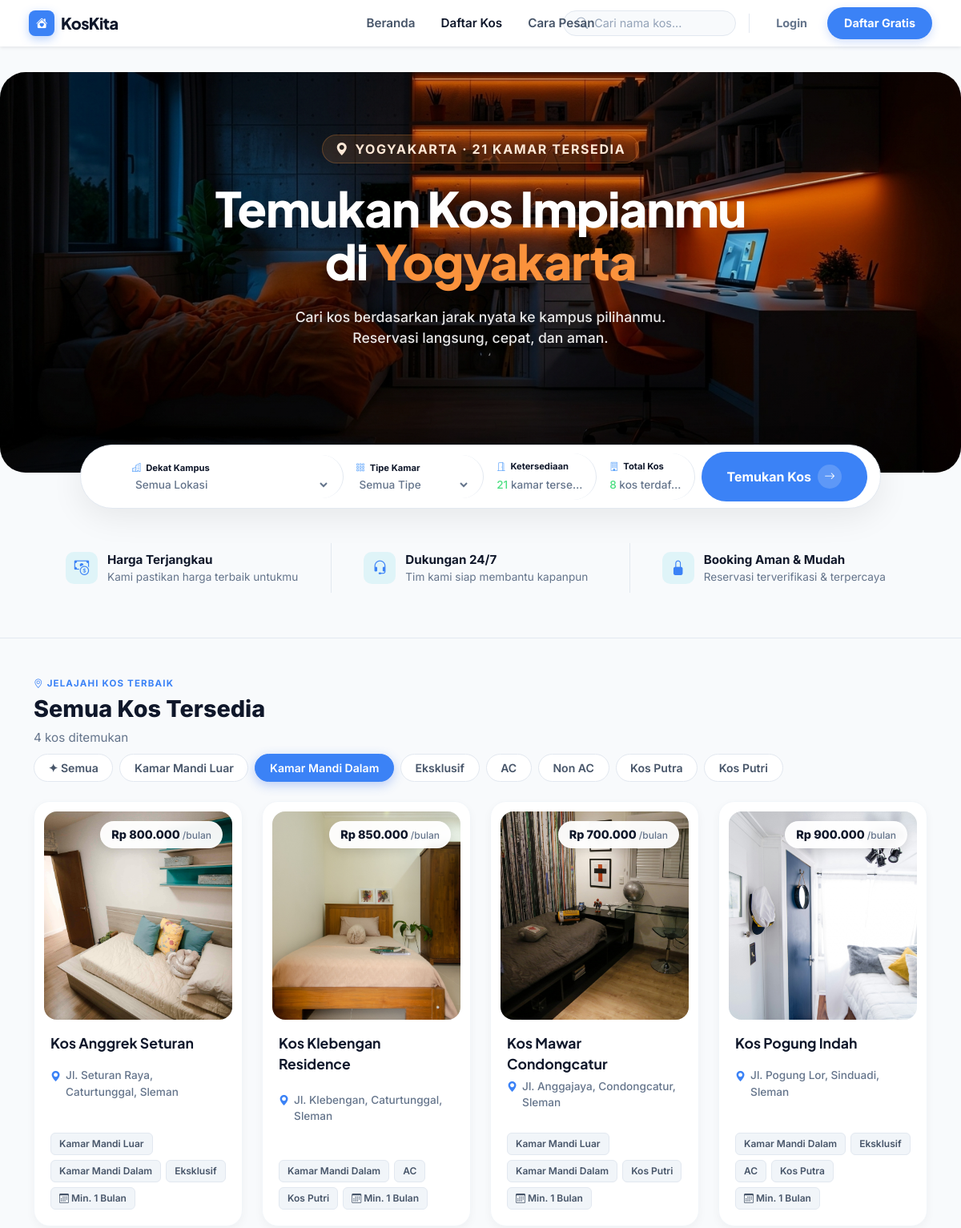
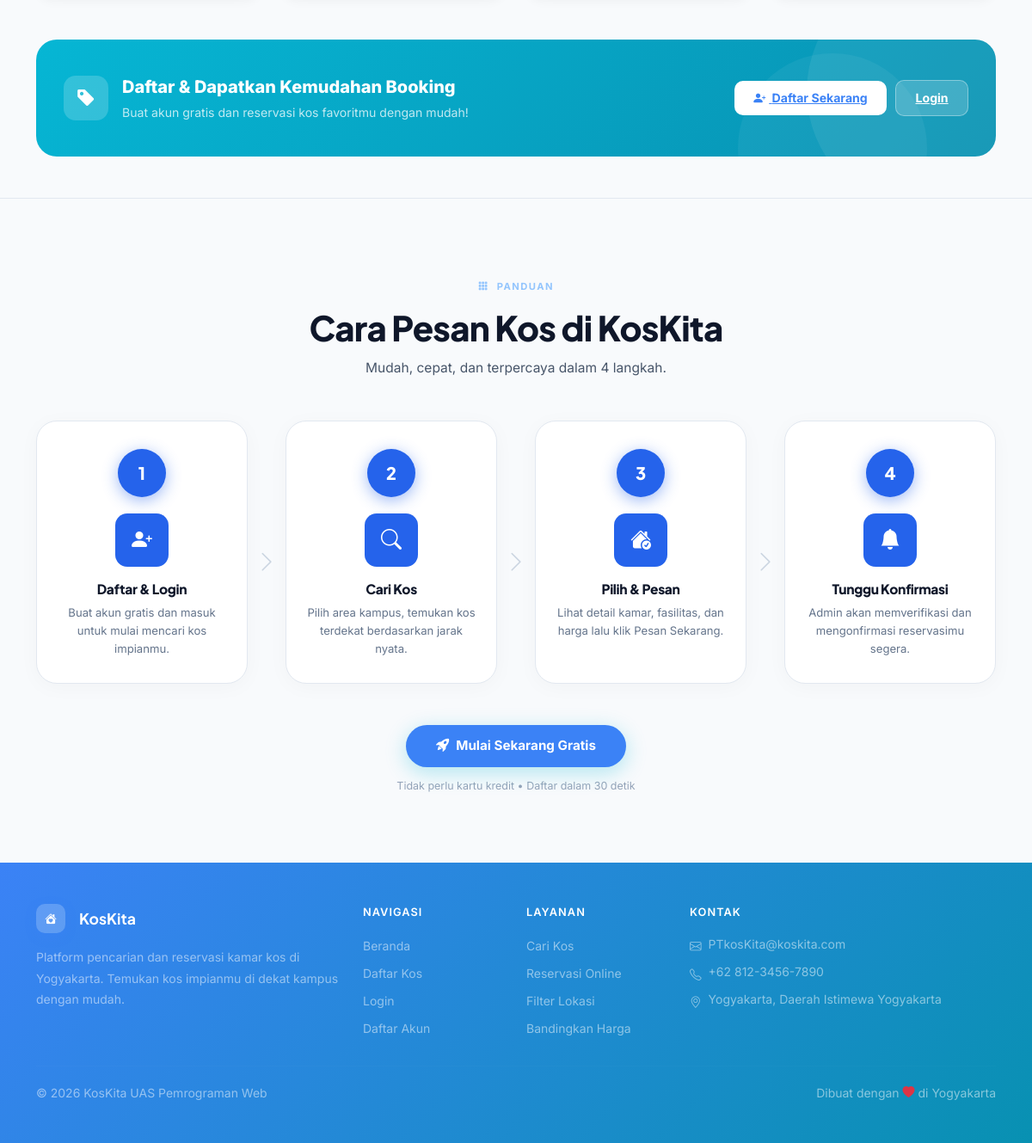
Page /?tipe_bar=Kamar+Mandi+Dalam on the committed database (2 pictures, top to bottom).
### tables this page shows
CREATE TABLE `tipe_kamar` (
  `id` int(11) NOT NULL,
  `nama_tipe` varchar(50) NOT NULL,
  `deskripsi` varchar(255) DEFAULT NULL
);

CREATE TABLE `kos` (
  `id` int(11) NOT NULL,
  `id_pemilik` int(11) DEFAULT NULL,
  `nama_kos` varchar(120) NOT NULL,
  `alamat` varchar(255) NOT NULL,
  `latitude` decimal(10,7) NOT NULL,
  `longitude` decimal(10,7) NOT NULL,
  `deskripsi` text DEFAULT NULL,
  `foto` varchar(255) DEFAULT NULL,
  `created_at` timestamp NOT NULL DEFAULT current_timestamp()
);

### index.php (the view, shortened to what this page needs)
<?php
$q_tipe = mysqli_query($conn, "SELECT * FROM tipe_kamar ORDER BY id ASC");
$tipes  = mysqli_fetch_all($q_tipe, MYSQLI_ASSOC);
$selected_area = null;
$kos_list      = [];
$base_select = "
    SELECT k.*,
        COALESCE(MIN(CASE WHEN km.status='tersedia' THEN km.harga END), 0) AS harga_mulai,
        GROUP_CONCAT(DISTINCT t.nama_tipe ORDER BY t.id SEPARATOR ',')     AS tipe_tersedia,
        COUNT(DISTINCT CASE WHEN km.status='tersedia' THEN km.id END)       AS kamar_tersedia";
$base_from = "
    FROM kos k
    LEFT JOIN kamar      km ON km.id_kos = k.id
    LEFT JOIN tipe_kamar t  ON t.id      = km.id_tipe";
$base_sql = $base_select . $base_from;
if ($selected_area) {
    $lat  = (float)$selected_area['latitude'];
    $lng  = (float)$selected_area['longitude'];
    $stmt = mysqli_prepare($conn,
        $base_select . ",
        (6371 * ACOS(
            COS(RADIANS(?)) * COS(RADIANS(k.latitude)) *
            COS(RADIANS(k.longitude) - RADIANS(?)) +
            SIN(RADIANS(?)) * SIN(RADIANS(k.latitude))
        )) AS jarak_km" .
        $base_from . "
        GROUP BY k.id ORDER BY jarak_km ASC");
    mysqli_stmt_bind_param($stmt, "ddd", $lat, $lng, $lat);
    mysqli_stmt_execute($stmt);
    $kos_list = mysqli_fetch_all(mysqli_stmt_get_result($stmt), MYSQLI_ASSOC);
} else {
    $result   = mysqli_query($conn, $base_sql . " GROUP BY k.id ORDER BY k.nama_kos ASC");
    $kos_list = mysqli_fetch_all($result, MYSQLI_ASSOC);
}
$tipe_bar = trim($_GET['tipe_bar'] ?? '');
if ($tipe_bar !== '') {
    $kos_list = array_values(array_filter($kos_list, function($k) use ($tipe_bar) {
        return stripos($k['tipe_tersedia'] ?? '', $tipe_bar) !== false;
    }));
}
$limit = 6;
$page = isset($_GET['page']) ? (int)$_GET['page'] : 1;
$start = ($page - 1) * $limit;
$kos_paginated = array_slice($kos_list, $start, $limit);
$total_kos   = mysqli_fetch_row(mysqli_query($conn, "SELECT COUNT(*) FROM kos"))[0];
$total_avail = mysqli_fetch_row(mysqli_query($conn, "SELECT COUNT(*) FROM kamar WHERE status='tersedia'"))[0];
include 'includes/header.php';
?>
<section class="hero-section" data-theme="warm">
    <div class="hero-slider">
        <div class="hero-slide active" data-theme="warm" style="background-image: url('<?= BASE_URL ?>/assets/img/background.png');"></div>
    </div>
    <div class="hero-center">
        <div class="hero-badge">
            <i class="bi bi-geo-alt-fill"></i>
            Yogyakarta &middot; <?= $total_avail ?> Kamar Tersedia
        </div>
        <h1 class="hero-title">
            Temukan Kos Impianmu<br>di <span class="text-accent">Yogyakarta</span>
        </h1>
        <p class="hero-subtitle">
            Cari kos berdasarkan jarak nyata ke kampus pilihanmu.<br>
            Reservasi langsung, cepat, dan aman.
        </p>
    </div>
    <div class="hero-filter-bar">
        <form method="GET" action="" class="hero-filter-form">
            <div class="hero-filter-field">
                <div class="hero-filter-label">
                </div>
            </div>
            <div class="hero-filter-field">
                <div class="hero-filter-label">
                </div>
            </div>
            <div class="hero-filter-field">
                <div class="hero-filter-label">
                </div>
                <div class="hero-filter-value">
                    <span class="hero-filter-count"><?= $total_avail ?></span> kamar tersedia
                </div>
            </div>
            <div class="hero-filter-field">
                <div class="hero-filter-label">
                </div>
                <div class="hero-filter-value">
                    <span class="hero-filter-count"><?= $total_kos ?></span> kos terdaftar
                </div>
            </div>
            <div class="hero-filter-cta">
                <button type="submit" class="hero-filter-cta-btn">
                    Temukan Kos
                    <span class="btn-arrow"><i class="bi bi-arrow-right"></i></span>
                </button>
            </div>
        </form>
    </div>
</section>
<div class="trust-section">
    <div class="container">
        <div class="trust-grid">
            <div class="trust-item">
                <div class="trust-icon trust-icon-cyan">
                    <i class="bi bi-cash-coin"></i>
                </div>
                <div>
                    <div class="trust-title">Harga Terjangkau</div>
                    <div class="trust-text">Kami pastikan harga terbaik untukmu</div>
                </div>
            </div>
            <div class="trust-item">
                <div class="trust-icon trust-icon-cyan">
                    <i class="bi bi-headset"></i>
                </div>
                <div>
                    <div class="trust-title">Dukungan 24/7</div>
                    <div class="trust-text">Tim kami siap membantu kapanpun</div>
                </div>
            </div>
            <div class="trust-item">
                <div class="trust-icon trust-icon-cyan">
                    <i class="bi bi-lock-fill"></i>
                </div>
                <div>
                    <div class="trust-title">Booking Aman & Mudah</div>
                    <div class="trust-text">Reservasi terverifikasi & terpercaya</div>
                </div>
            </div>
        </div>
    </div>
</div>
<section class="container py-5" id="kos-list">
    <div class="d-flex flex-wrap gap-2 align-items-center mb-4">
        <div class="me-auto">
            <p class="section-eyebrow mb-0">
                <i class="bi bi-geo-alt me-1"></i>JELAJAHI KOS TERBAIK
            </p>
            <div class="section-heading">
                <?= $selected_area
                    ? 'Kos Terdekat dari '.htmlspecialchars($selected_area['nama_area'])
                    : 'Semua Kos Tersedia' ?>
            </div>
            <div class="section-sub"><?= count($kos_list) ?> kos ditemukan</div>
        </div>
        <div class="d-flex flex-wrap gap-2 align-items-center">
            <?php
            $q_semua = $_GET;
            unset($q_semua['tipe_bar']);
            unset($q_semua['page']);
            $url_semua = '?' . http_build_query($q_semua) . '#kos-list';
            ?>
            <a href="<?= $url_semua ?>" class="text-decoration-none filter-pill <?= ($tipe_bar === '') ? 'active' : '' ?>">✦ Semua</a>
            <?php foreach ($tipes as $t):
                $q_pill = $_GET;
                $q_pill['tipe_bar'] = $t['nama_tipe'];
                unset($q_pill['page']);
                $pill_url = '?' . http_build_query($q_pill) . '#kos-list';
            ?>
                <a href="<?= $pill_url ?>" class="text-decoration-none filter-pill <?= ($tipe_bar === $t['nama_tipe']) ? 'active' : '' ?>">
                    <?= htmlspecialchars($t['nama_tipe']) ?>
                </a>
            <?php endforeach; ?>
        </div>
    </div>
    <?php if (empty($kos_list)): ?>
        <div class="text-center py-5 text-muted">
            <i class="bi bi-house-slash" style="font-size:3.5rem;opacity:.35"></i>
            <p class="mt-3 fw-semibold">Tidak ada kos ditemukan.</p>
        </div>
    <?php else: ?>
        <div class="row g-4" id="kosGrid">
            <?php foreach ($kos_paginated as $i => $kos):
                $foto_path = __DIR__ . '/assets/img/kos/' . ($kos['foto'] ?? '');
                $has_foto  = !empty($kos['foto']) && file_exists($foto_path);
                $tipe_arr  = !empty($kos['tipe_tersedia']) ? explode(',', $kos['tipe_tersedia']) : [];
                $tipe_str  = $kos['tipe_tersedia'] ?? '';
            ?>
            <div class="col-sm-6 col-lg-3 kos-card-anim"
                 data-nama="<?= htmlspecialchars($kos['nama_kos']) ?>"
                 data-tipe="<?= htmlspecialchars($tipe_str) ?>"
                 style="animation-delay:<?= $i * 60 ?>ms">
                <a href="<?= BASE_URL ?>/detail_kos.php?id=<?= $kos['id'] ?>" class="dest-card open-kos-modal text-decoration-none" data-kos-id="<?= $kos['id'] ?>">
                    <div class="dest-card-img">
                        <?php if ($has_foto): ?>
                            <img src="<?= BASE_URL ?>/assets/img/kos/<?= htmlspecialchars($kos['foto']) ?>" alt="Foto Kos">
                        <?php else: ?>
                            <div class="dest-img-placeholder"><i class="bi bi-image"></i></div>
                        <?php endif; ?>
                        <span class="dest-price-badge">
                                        Rp <?= number_format($kos['harga_mulai'],0,',','.') ?> <span style='font-size:0.75rem;font-weight:500;color:#64748b'>/bulan</span>
                                    </span>
                    </div>
                    <div class="dest-card-content">
                        <div class="dest-name"><?= htmlspecialchars($kos['nama_kos']) ?></div>
                        <p class="dest-addr">
                                    <i class="bi bi-geo-alt-fill"></i>
                                    <span><?= htmlspecialchars($kos['alamat']) ?></span>
                                </p>
                        <div class="mt-2">
                            <div class="dest-tipe-row">
                                    <?php foreach ($tipe_arr as $t): ?>
                                        <span class="dest-tag"><?= htmlspecialchars(trim($t)) ?></span>
                                    <?php endforeach; ?>
                                    <span class="dest-tag"><i class="bi bi-calendar3"></i> Min. 1 Bulan</span>
                                </div>
                        </div>
                    </div>
                </a>
            </div>
            <?php endforeach; ?>
        </div>
    <?php endif; ?>
</section>
<section class="container pb-5" id="cta-daftar">
    <div class="cta-banner">
        <div class="d-flex align-items-center gap-3 position-relative" style="z-index:1">
            <div class="cta-icon-box">
                <i class="bi bi-tag-fill"></i>
            </div>
            <div>
                <div class="cta-title">Daftar & Dapatkan Kemudahan Booking</div>
                <p class="cta-sub">Buat akun gratis dan reservasi kos favoritmu dengan mudah!</p>
            </div>
        </div>
        <?php if (!isset($_SESSION['user_id'])): ?>
        <div class="cta-form">
            <a href="<?= BASE_URL ?>/auth/register.php" class="btn-cta">
                <i class="bi bi-person-plus-fill me-1"></i> Daftar Sekarang
            </a>
            <a href="<?= BASE_URL ?>/auth/login.php" class="btn-cta" style="background:rgba(255,255,255,.18);color:#fff;border:1.5px solid rgba(255,255,255,.35)">
                Login
            </a>
        </div>
        <?php endif; ?>
    </div>
</section>
<section id="cara-pesan" class="cp-section">
    <div class="container position-relative" style="z-index:2">
        <div class="text-center mb-5">
            <p class="cp-eyebrow">
                <i class="bi bi-grid-3x3-gap-fill me-1"></i>PANDUAN
            </p>
            <h2 class="cp-heading">Cara Pesan Kos di KosKita</h2>
            <p class="cp-subheading">Mudah, cepat, dan terpercaya dalam 4 langkah.</p>
        </div>
        <div class="cp-steps-row">
            <div class="cp-step-item">
                <div class="cp-step-card">
                    <div class="cp-num-circle">1</div>
                    <div class="cp-icon-box">
                        <i class="bi bi-person-plus-fill"></i>
                    </div>
                    <h3 class="cp-step-title">Daftar &amp; Login</h3>
                    <p class="cp-step-desc">Buat akun gratis dan masuk untuk mulai mencari kos impianmu.</p>
                </div>
            </div>
            <div class="cp-arrow" aria-hidden="true">
                <i class="bi bi-chevron-right"></i>
            </div>
            <div class="cp-step-item">
                <div class="cp-step-card">
                    <div class="cp-num-circle">2</div>
                    <div class="cp-icon-box">
                        <i class="bi bi-search"></i>
                    </div>
                    <h3 class="cp-step-title">Cari Kos</h3>
                    <p class="cp-step-desc">Pilih area kampus, temukan kos terdekat berdasarkan jarak nyata.</p>
                </div>
            </div>
            <div class="cp-arrow" aria-hidden="true">
                <i class="bi bi-chevron-right"></i>
            </div>
            <div class="cp-step-item">
                <div class="cp-step-card">
                    <div class="cp-num-circle">3</div>
                    <div class="cp-icon-box">
                        <i class="bi bi-house-check-fill"></i>
                    </div>
                    <h3 class="cp-step-title">Pilih &amp; Pesan</h3>
                    <p class="cp-step-desc">Lihat detail kamar, fasilitas, dan harga lalu klik Pesan Sekarang.</p>
                </div>
            </div>
            <div class="cp-arrow" aria-hidden="true">
                <i class="bi bi-chevron-right"></i>
            </div>
            <div class="cp-step-item">
                <div class="cp-step-card">
                    <div class="cp-num-circle">4</div>
                    <div class="cp-icon-box">
                        <i class="bi bi-bell-fill"></i>
                    </div>
                    <h3 class="cp-step-title">Tunggu Konfirmasi</h3>
                    <p class="cp-step-desc">Admin akan memverifikasi dan mengonfirmasi reservasimu segera.</p>
                </div>
            </div>
        </div>
        <div class="text-center mt-5">
            <?php if (!isset($_SESSION['user_id'])): ?>
            <a href="<?= BASE_URL ?>/auth/register.php" class="cp-cta-btn">
                <i class="bi bi-rocket-takeoff-fill me-2"></i>Mulai Sekarang Gratis
            </a>
            <?php else: ?>
            <a href="<?= BASE_URL ?>/index.php#kos-list" class="cp-cta-btn">
                <i class="bi bi-search me-2"></i>Cari Kos Sekarang
            </a>
            <?php endif; ?>
            <p class="cp-cta-note">Tidak perlu kartu kredit &bull; Daftar dalam 30 detik</p>
        </div>
    </div>
</section>
<?php include 'includes/footer.php'; ?>

### rows in the picture
tipe_kamar: nama_tipe "Kamar Mandi Luar"
tipe_kamar: nama_tipe "Kamar Mandi Dalam"
tipe_kamar: nama_tipe "Eksklusif"
tipe_kamar: nama_tipe "AC"
tipe_kamar: nama_tipe "Non AC"
tipe_kamar: nama_tipe "Kos Putra"
tipe_kamar: nama_tipe "Kos Putri"
kos: foto (picture), harga_mulai "800.000", nama_kos "Kos Anggrek Seturan", alamat "Jl. Seturan Raya, Caturtunggal, Sleman", t "Kamar Mandi Luar", t "Kamar Mandi Dalam", t "Eksklusif"
kos: foto (picture), harga_mulai "850.000", nama_kos "Kos Klebengan Residence", alamat "Jl. Klebengan, Caturtunggal, Sleman", t "Kamar Mandi Dalam", t "AC", t "Kos Putri"
kos: foto (picture), harga_mulai "700.000", nama_kos "Kos Mawar Condongcatur", alamat "Jl. Anggajaya, Condongcatur, Sleman", t "Kamar Mandi Luar", t "Kamar Mandi Dalam", t "Kos Putri"
kos: foto (picture), harga_mulai "900.000", nama_kos "Kos Pogung Indah", alamat "Jl. Pogung Lor, Sinduadi, Sleman", t "Kamar Mandi Dalam", t "Eksklusif", t "AC", t "Kos Putra"

### other values in the picture
$total_avail "21"
count($kos_list) "4"
